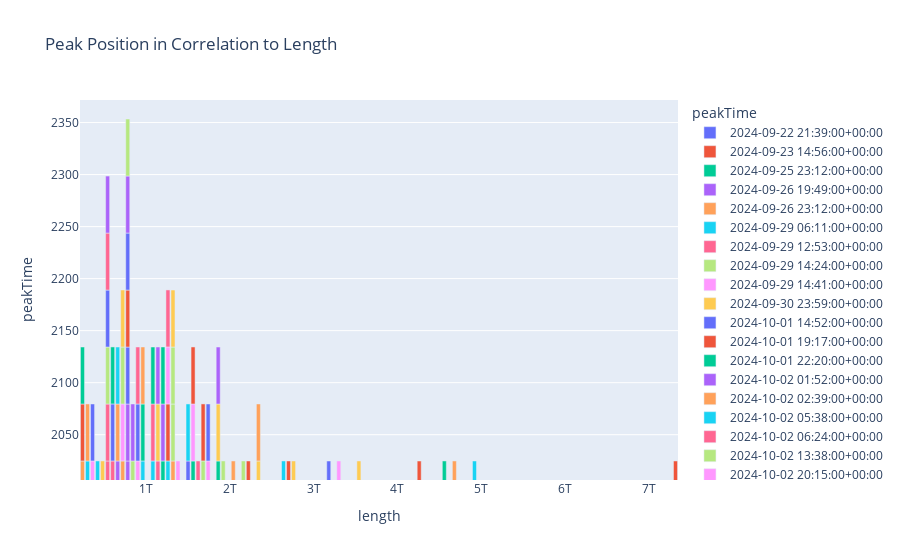

The cell this chart's notebook holds for it:
### Code cell
## This is a bar graph comparing the length and the peak time 
px.bar(data_frame=df, x='length', y='peakTime', color='peakTime', title = 'Peak Position in Correlation to Length')
